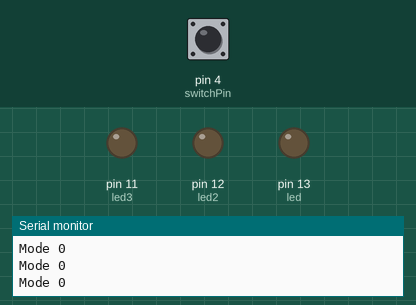
This sketch was run on a simulated Arduino Uno, built with avr-gcc and run on an emulated ATmega328P. Parts: output pins drawn as LEDs (lit = HIGH), the last lines printed to the serial monitor. Dashed ring = blinking. Inputs (shaded band) come from the test bench; at power-on: pin 4 (switchPin) LOW.

Above: at 1.2 s.
1.3 s: pin 4 (switchPin) pulled HIGH for 0.15 s
At 2.5 s:
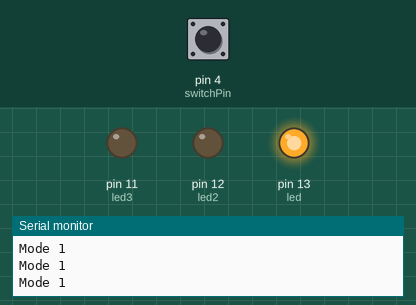
2.9 s: pin 4 (switchPin) pulled HIGH for 1 s
At 4.53 s:
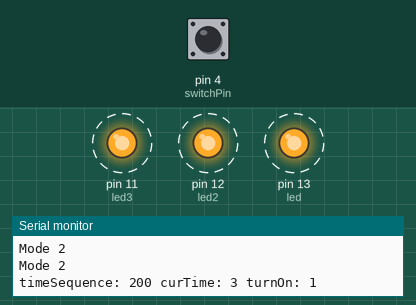
6.9 s: pin 4 (switchPin) pulled HIGH for 0.15 s
At 7.5 s:
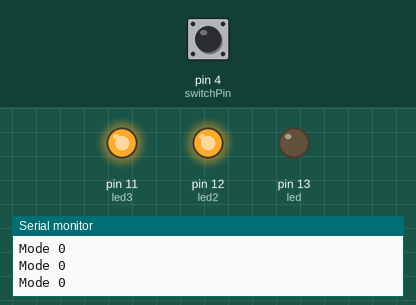
8.5 s: pin 4 (switchPin) pulsed HIGH 5 times (0.12 s each, 0.3 s apart)
At 8.78 s:
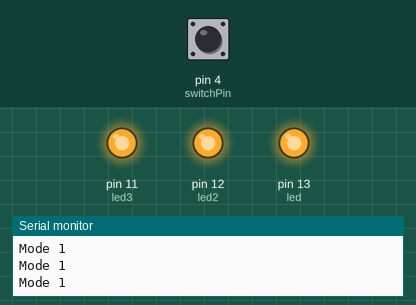
13.0 s: pin 4 (switchPin) pulsed HIGH 5 times (0.12 s each, 0.3 s apart)
Timing chart, 0 to 16.0 s (numbered marks = the images above; inputs shaded):
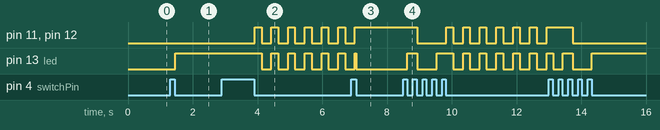

The sketch:

final_final_switch.ino
```cpp
int led = 13;
int led2 = 12;
int led3 = 11;
int switchPin = 4;
int stateButton = 0;
int previous = LOW;
long time = 0;
long debounce = 200;
int stateLED = LOW;
long prevMillis = 0;
int curTime = 0;
boolean turnOn = false;
boolean pressing = false;
int switchRead = 0;
int mode = 0;


int timeSequence[6] = {300, 200, 300, 200, 300, 200};
int timeSequenceLength = 6; //adjust based on number of items in array


void setup() {
  // put your setup code here, to run once:
  pinMode(led, OUTPUT);
  pinMode(led2, OUTPUT);
  pinMode(led3, OUTPUT);
  pinMode(switchPin, INPUT);
  Serial.begin(9600);
}

void loop() {

  switchRead = digitalRead(switchPin);
  //Serial.println(switchRead);

  if (switchRead == 1) {
    pressing = true;
  }

  if (switchRead == 0 && pressing == true) {
    pressing = false;
    //do something
    //counter = counter + 1;
    mode++;
    Serial.println(mode);
  }

  if (mode == 0) {
    //Reset of Off Condition
    digitalWrite(led, LOW);
    Serial.println("Mode 0");

  }
  else if (mode == 1) {
    digitalWrite(led, HIGH);
    Serial.println("Mode 1");

  } else if (mode == 2) {
    //run Mode program
    Serial.println("Mode 2");


    if (millis() - prevMillis > timeSequence[curTime]) {
      prevMillis = millis();
      if (turnOn == true) {
        turnOn = false;
      } else {
        turnOn = true;
      }

      curTime++;

      if (curTime == timeSequenceLength) {
        curTime = 0;
      }

      if (turnOn == true) {
        digitalWrite(led, HIGH);   // turn the LED on (HIGH is the voltage level)
        digitalWrite(led2, HIGH);
        digitalWrite(led3, HIGH);
      } else {
        digitalWrite(led, LOW);   // turn the LED on (HIGH is the voltage level)
        digitalWrite(led2, LOW);
        digitalWrite(led3, LOW);
      }


      Serial.print("timeSequence: ");
      Serial.print(timeSequence[curTime]);
      Serial.print(" ");
      Serial.print("curTime: ");
      Serial.print(curTime);
      Serial.print(" ");
      Serial.print("turnOn: ");
      Serial.println(turnOn);


      //delay(30);

    }

  } else {
    mode = 0;
  }

}
```

Measured:
- after the input at 1.3 s, pin 13 (led): LOW → HIGH after 0.16 s
- after the input at 2.9 s, pin 11 (led3), pin 12 (led2): alternates HIGH for 0.21 s and LOW for 0.31 s, starting after 1.0 s; pin 13 (led): alternates HIGH for 0.21 s and LOW for 0.31 s, starting after 1.2 s
- after the input at 6.9 s, pin 11 (led3), pin 12 (led2): goes on until 7.0 s, then stays HIGH
- after the input at 8.5 s, pin 11 (led3), pin 12 (led2): HIGH → LOW after 0.43 s, then repeats every 0.52 s: HIGH 0.21 s, LOW 0.31 s; pin 13 (led): goes HIGH 0.30 s, LOW 0.60 s, HIGH 0.51 s, 5 × (LOW 0.31 s, HIGH 0.21 s), LOW 0.31 s, then HIGH, starting after 0.13 s
